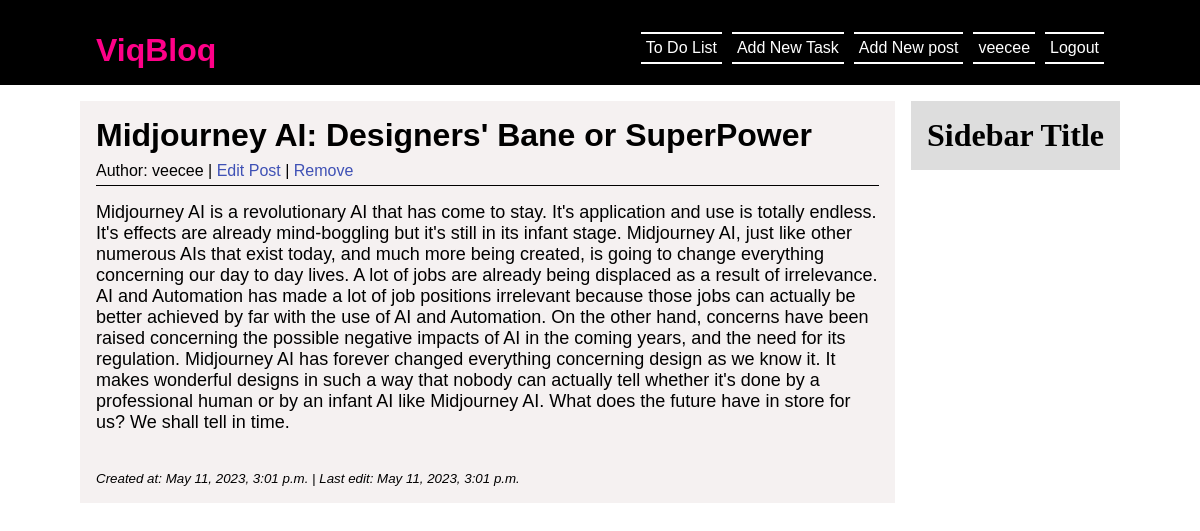
Screenshot of /article/2/ (signed in) with the database file from the repository.
### blog/models.py (models this page shows, shortened)
class Post(models.Model):
    title = models.CharField(max_length=255)
    author = models.ForeignKey(User, on_delete=models.CASCADE)
    body = models.TextField()
    created_at = models.DateTimeField(auto_now_add=True, editable=False)
    updated_at = models.DateTimeField(auto_now=True, editable=False)
    class Meta:
        ordering = ['-created_at']

### blog/views.py (the view)
# urls.py: path('article/<int:pk>/', PostDetailView.as_view(), name='post-detail'),
class PostDetailView(LoginRequiredMixin, DetailView):
    model = Post
    template_name = 'post_detail.html'

### blog/templates/post_detail.html
{% extends 'base.html' %}
{% block content %}
    <div class="post_details">
        <div class="post_info">
            <h1>{{post.title}}</h1>
            <div class="post_detail_meta">
                <p>Author: {{post.author}} | <a href="update"> Edit Post</a> | <a href="delete">Remove</a></p>
            </div>
        </div>
        <div class="post_detail_content">
            {{post.body}}
        </div>
        <br> <br>
        <p><small><em>Created at: {{post.created_at}} | Last edit: {{post.updated_at}}</em></small></p>
    </div>
{% endblock content %}

### blog/templates/base.html (shortened to what this page needs)
<!DOCTYPE html>
<html lang="en">
<head>
    {% load static %}
    <link rel="stylesheet" type="text/css" href="{% static "css/styles.css" %}">
</head>
<body>
    <header class="site_header">
        <div class="site_brand">
            <h1><a href="{% url 'home' %}">ViqBloq</a></h1>
            <p>
                {% if request.user.is_authenticated %}
                    <div style='margin-left: 10px;'><a href="{% url 'logout' %}">Logout</a></div>
                    <div style='margin-left: 10px;'><p>{{request.user}}</p></div>
                    <div style='margin-left: 10px;'><a href="{% url 'post-new' %}"> Add New post</a></div>
                    <div style='margin-left: 10px;'><a href="{% url 'task-create' %}"> Add New Task</a></div>
                    <div><a href="{% url 'tasks' %}"> To Do List</a></div>
                {% endif %}
            </p>
        </div>
    </header>
    <div class="content_wrapper">
        <div class="content">
            {% block content %}{% endblock %}
        </div>
        <div class="sidebar">
            <div class="widget">
                <h1 class="widget_title">Sidebar Title</h1>
            </div>
        </div>
    </div>
</body>
</html>

### viq/static/css/styles.css (style rules this page uses)
* { margin: 0; padding: 0; }
a, a:visited { text-decoration: none; color: #fff; }
.site_header { background: black; color: #fff; padding: 1rem; font-family: sans-serif; overflow: hidden; }
.site_brand { margin: auto; max-width: 100rem; margin: 1rem 5rem; }
.site_brand h1 { float: left; }
.site_brand h1 a { color: #F08; }
.site_brand div { float: right; border-bottom: 2px solid; border-top: 2px solid; padding: 5px; }
.content_wrapper { display: flex; margin: auto; max-width: 100rem; margin-top: 1rem; align-items: end; margin: 1rem 5rem; align-items: start; }
.content { flex: 1 0 70%; margin-right: 1rem; }
.post_details { font-family: sans-serif; background: #f3eeeecf; padding: 1rem; }
.post_detail_meta { margin-top: .5rem; }
.post_detail_meta a { color: #3f51b5; }
.post_detail_content { padding-top: 1rem; font-size: 18px; }
.post_info { border-bottom: 1px solid; padding-bottom: 5px; }
.sidebar { background: #ddd; padding: 1rem; }

### rows the page displays
Post: title "Midjourney AI: Designers' Bane or SuperPower", author "veecee", body "Midjourney AI is a revolutionary AI that has come to stay. It's application and use is totally endless. It's effects are already mind-boggling but it's still in its infant stage. Midjourney AI, just like other numerous AIs that exist today, and much more being created, is going to change everything concerning our day to day lives. A lot of jobs are already being displaced as a result of irrelevance. AI and Automation has made a lot of job positions irrelevant because those jobs can actually be better achieved by far with the use of AI and Automation. On the other hand, concerns have been raised concerning the possible negative impacts of AI in the coming years, and the need for its…", created_at "May 11, 2023, 3:01 p.m.", updated_at "May 11, 2023, 3:01 p.m."

### other values shown
{{ request.user }} "veecee"
